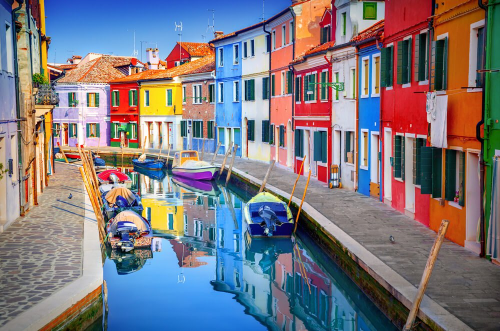
#> input picture 1. basic functions/images/venice_small.png, 500 x 331 px
$ python image_flip.py
#> lines starting #> are read from the running program, lines starting #| are printed output that depends on the picture
import imutils
import cv2

image = cv2.imread("images/venice_small.png")
#> image is the input picture: shape (331, 500, 3); mean B, G, R 127.4, 120.3, 125
cv2.imshow("Original", image)
cv2.waitKey(0)

# 1 indicates that we are going to flip the image horizontally, around the y-axis
flipped = cv2.flip(image, 1)
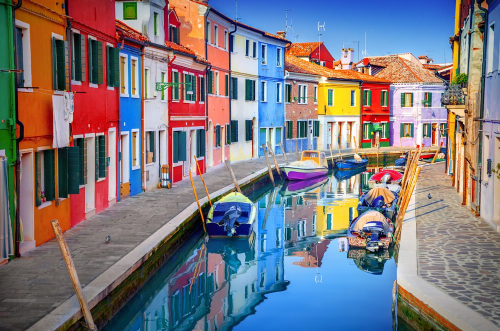
#> flipped: shape (331, 500, 3); mean B, G, R 127.4, 120.3, 125
cv2.imshow("Flipped Horizontally", flipped)
cv2.waitKey(0)

# 0 indicates that we want to flip the image vertically, around the x-axis
flipped = cv2.flip(image, 0)
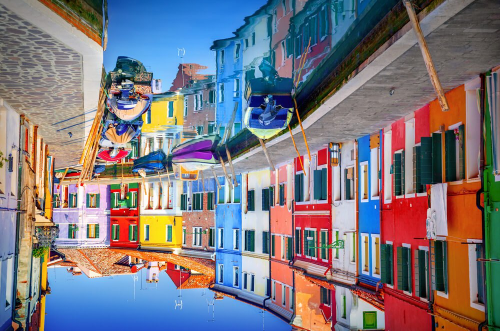
#> flipped: shape (331, 500, 3); mean B, G, R 127.4, 120.3, 125
cv2.imshow("Flipped Vertically", flipped)
cv2.waitKey(0)

# using a negative flip code (Line 18) flips the image around both axes
flipped = cv2.flip(image, -1)
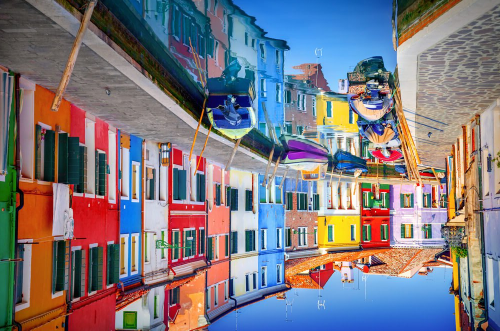
#> flipped: shape (331, 500, 3); mean B, G, R 127.4, 120.3, 125
cv2.imshow("Flipped Horizontally & Vertically", flipped)
cv2.waitKey(0)

$ run again, with 1. basic functions/images/beach.png copied over 1. basic functions/images/venice_small.png
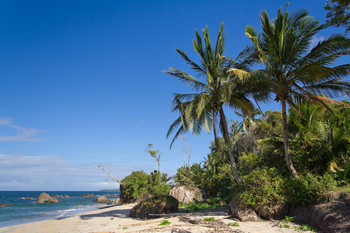
#> input picture 1. basic functions/images/beach.png, 350 x 233 px
#> image is the input picture: shape (233, 350, 3); mean B, G, R 136, 110.4, 78.6
#> `flipped = cv2.flip(image, 0)`:
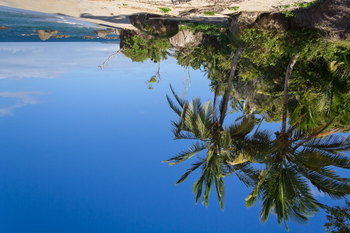
#> flipped: shape (233, 350, 3); mean B, G, R 136, 110.4, 78.6
#> `flipped = cv2.flip(image, -1)`:
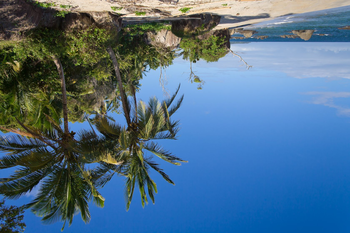
#> flipped: shape (233, 350, 3); mean B, G, R 136, 110.4, 78.6
